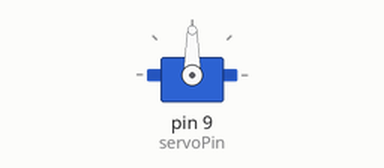
Bench run of a sketch on a simulated Arduino Uno, built with avr-gcc and run on an emulated ATmega328P. Shown: servo.

Above: at 0.05 s.
Timing chart, 0 to 4.6 s (numbered marks = the images above):
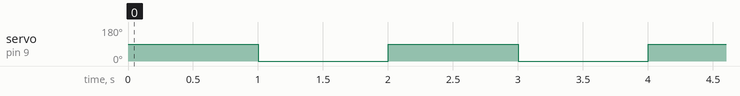

The sketch:

servo.ino
```cpp
#include <Servo.h>
int pos = 0;
int servoPin = 9;
int servoDelay = 25;

Servo myPointer;

void setup() {
  myPointer.attach(servoPin);
}

void loop() {
  myPointer.write(90);
  delay(1000);
  myPointer.write(0);
  delay(1000);

}
```

Measured:
- by itself, servo on pin 9 (servoPin): alternates 90° for 1.0 s and 0° for 1.0 s
